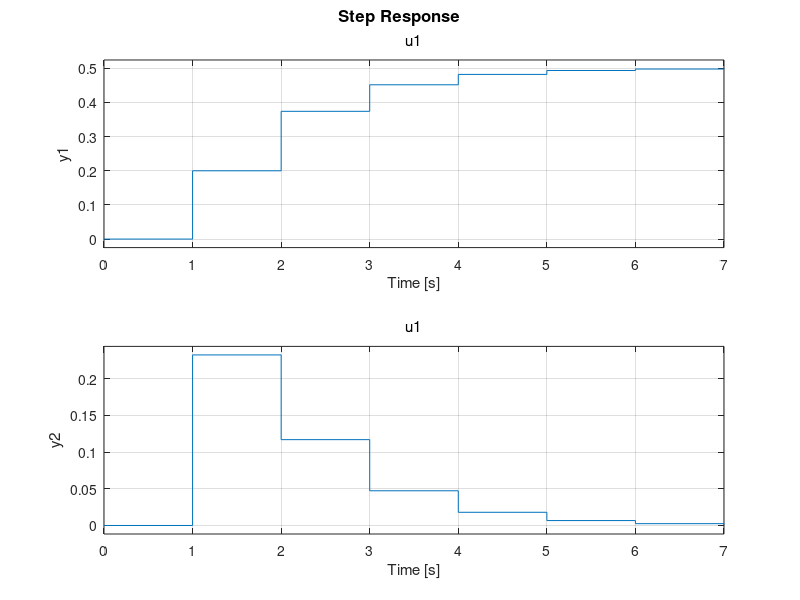

MATLAB code to generate this figure:
%%%%%%%%%%%%%%%%%%%%%%%%%%%%%%%%%%%%%%%%%%%%%
%% 《控制之美-卷二》 代码
%% 作者：王天威，黄军魁
%% 清华大学出版社
%% 程序名称：System_discretization
%% 程序功能：系统离散化与比较
%%%%%%%%%%%%%%%%%%%%%%%%%%%%%%%%%%%%%%%%%%%%%
%% 程序初始化，清空工作空间，缓存，
clear all;
close all;
clc;
% 读取Octave控制数据库（注：如使用Matlab，可删除或注释掉本行代码）
pkg load control;
%%%%%%%%%%%%%%%%%%%%%%%%%%
% 构建系统矩阵A
A = [0 1 ; -2 -3];
% 构建输入矩阵B
B = [0 ; 1];
%定义两组采样时间
Ts_1 = 0.2;
Ts_2 = 1;
%根据公式计算；
Fd_1 = expm(A*Ts_1);
Gd_1 = inverse(A)*(Fd_1-eye(size(A,1)))*B;
Fd_2 = expm(A*Ts_2);
Gd_2 = inverse(A)*(Fd_2-eye(size(A,1)))*B;
% 连续系统转离散系统
sys_d_1 = c2d(ss(A,B), Ts_1);
sys_d_2 = c2d(ss(A,B), Ts_2);
% 连续系统的单位阶跃响应
step (ss(A,B),'r');
hold on;
% 两组不同采样时间的离散系统的单位阶跃响应
step (sys_d_1,'b');
step (sys_d_2);
